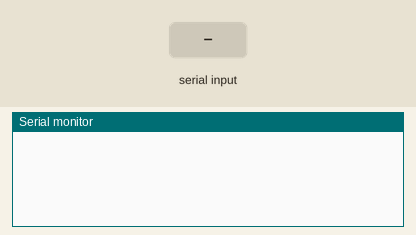
This program was run on a simulated Arduino Uno, built with avr-gcc and run on an emulated ATmega328P. On the bench: the last lines printed to the serial monitor. Inputs (shaded band) come from the test bench.

Above: at 1.3 s.
1.4 s: "CHECK_HW\n" received over Serial
At 1.8 s:
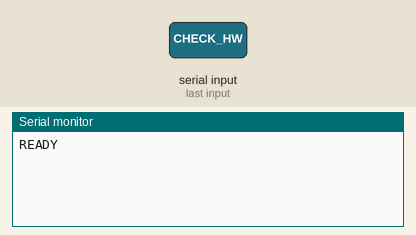
2.9 s: "WRITE_UID:\n" received over Serial
At 4.1 s:
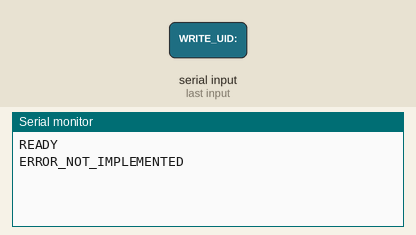
4.4 s: "1\n" received over Serial
At 5.3 s:
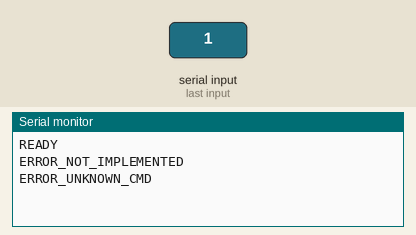

The program:

main.cpp
```cpp
/**
 * RFID Cloner Studio - Arduino Firmware
 *
 * Communicates with MFRC522 reader via SPI and receives commands from PC via Serial.
 *
 * Pin Configuration:
 *   RST = 9, SS = 10, MOSI = 11, MISO = 12, SCK = 13
 */

#include <SPI.h>
#include <MFRC522.h>

// Pin definitions
#define RST_PIN 9
#define SS_PIN 10

MFRC522 mfrc522(SS_PIN, RST_PIN);
String inputBuffer = "";

// Function prototypes
void handleCommand(String command);
void checkHardware();
void readUID();
void writeUID(String newUID);

void setup() {
    Serial.begin(115200);
    while (!Serial);
    SPI.begin();
    mfrc522.PCD_Init();
    delay(100);
}

void loop() {
    while (Serial.available()) {
        char c = Serial.read();
        if (c == '\n' || c == '\r') {
            if (inputBuffer.length() > 0) {
                handleCommand(inputBuffer);
                inputBuffer = "";
            }
        } else {
            inputBuffer += c;
        }
    }
}

void handleCommand(String command) {
    command.trim();
    if (command == "CHECK_HW") {
        checkHardware();
    } else if (command == "READ_UID") {
        readUID();
    } else if (command.startsWith("WRITE_UID:")) {
        String newUID = command.substring(10);
        writeUID(newUID);
    } else {
        Serial.println("ERROR_UNKNOWN_CMD");
    }
}

void checkHardware() {
    byte v = mfrc522.PCD_ReadRegister(MFRC522::VersionReg);
    if (v == 0x00 || v == 0xFF) {
        Serial.println("HW_FAILURE");
    } else {
        Serial.println("READY");
    }
}

void readUID() {
    unsigned long startTime = millis();
    const unsigned long timeout = 5000; // 5 second timeout

    while (millis() - startTime < timeout) {
        if (mfrc522.PICC_IsNewCardPresent() && mfrc522.PICC_ReadCardSerial()) {
            Serial.print("UID:");
            for (byte i = 0; i < mfrc522.uid.size; i++) {
                if (mfrc522.uid.uidByte[i] < 0x10) Serial.print("0");
                Serial.print(mfrc522.uid.uidByte[i], HEX);
            }
            Serial.println();
            mfrc522.PICC_HaltA();
            return;
        }
        delay(50);
    }
    Serial.println("ERROR_TIMEOUT");
}

void writeUID(String newUID) {
    // TODO: Implement magic backdoor UID write for CUID/Gen1a cards
    Serial.println("ERROR_NOT_IMPLEMENTED");
}
```

Measured:
- after the input at 1.4 s, the serial monitor: prints a new line at once (image 1)
- after the input at 2.9 s, the serial monitor: prints a new line at once (image 2)
- after the input at 4.4 s, the serial monitor: prints a new line at once (image 3)
